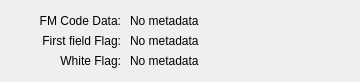
<?xml version="1.0" encoding="UTF-8"?>
<ui version="4.0">
 <class>NtscDialog</class>
 <widget class="QDialog" name="NtscDialog">
  <property name="geometry">
   <rect>
    <x>0</x>
    <y>0</y>
    <width>360</width>
    <height>82</height>
   </rect>
  </property>
  <property name="minimumSize">
   <size>
    <width>360</width>
    <height>82</height>
   </size>
  </property>
  <property name="windowTitle">
   <string>NTSC Specific Data</string>
  </property>
  <widget class="QLabel" name="label_2">
   <property name="geometry">
    <rect>
     <x>10</x>
     <y>10</y>
     <width>111</width>
     <height>21</height>
    </rect>
   </property>
   <property name="text">
    <string>FM Code Data:</string>
   </property>
   <property name="alignment">
    <set>Qt::AlignRight|Qt::AlignTrailing|Qt::AlignVCenter</set>
   </property>
  </widget>
  <widget class="QLabel" name="label_3">
   <property name="geometry">
    <rect>
     <x>10</x>
     <y>30</y>
     <width>111</width>
     <height>21</height>
    </rect>
   </property>
   <property name="text">
    <string>First field Flag:</string>
   </property>
   <property name="alignment">
    <set>Qt::AlignRight|Qt::AlignTrailing|Qt::AlignVCenter</set>
   </property>
  </widget>
  <widget class="QLabel" name="label_4">
   <property name="geometry">
    <rect>
     <x>10</x>
     <y>50</y>
     <width>111</width>
     <height>21</height>
    </rect>
   </property>
   <property name="text">
    <string>White Flag:</string>
   </property>
   <property name="alignment">
    <set>Qt::AlignRight|Qt::AlignTrailing|Qt::AlignVCenter</set>
   </property>
  </widget>
  <widget class="QLabel" name="fmCodeDataLabel">
   <property name="geometry">
    <rect>
     <x>130</x>
     <y>10</y>
     <width>221</width>
     <height>21</height>
    </rect>
   </property>
   <property name="text">
    <string>No metadata</string>
   </property>
   <property name="alignment">
    <set>Qt::AlignLeading|Qt::AlignLeft|Qt::AlignVCenter</set>
   </property>
  </widget>
  <widget class="QLabel" name="fieldFlagLabel">
   <property name="geometry">
    <rect>
     <x>130</x>
     <y>30</y>
     <width>221</width>
     <height>21</height>
    </rect>
   </property>
   <property name="text">
    <string>No metadata</string>
   </property>
   <property name="alignment">
    <set>Qt::AlignLeading|Qt::AlignLeft|Qt::AlignVCenter</set>
   </property>
  </widget>
  <widget class="QLabel" name="whiteFlagLabel">
   <property name="geometry">
    <rect>
     <x>130</x>
     <y>50</y>
     <width>221</width>
     <height>21</height>
    </rect>
   </property>
   <property name="text">
    <string>No metadata</string>
   </property>
   <property name="alignment">
    <set>Qt::AlignLeading|Qt::AlignLeft|Qt::AlignVCenter</set>
   </property>
  </widget>
 </widget>
 <resources/>
 <connections/>
</ui>
